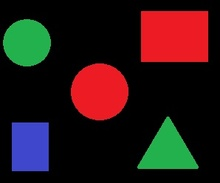
%> input picture objetos.jpg, 220 x 183 px, shrunk from 298 x 248 before the run
$ octave projeto_imagemfalsa.m   (GNU Octave 9; MATLAB toolbox functions it lacks are replaced by stand-ins)
%> lines starting %> are read from the running program, lines starting %| are printed output that depends on the picture; in (x1, y1, x2, y2) boxes, pixels count from 0 and x2, y2 are one past the last pixel; in counts of white or black regions, pixels touching at a corner belong together; the program's own positions count from 1
#Link do banco de imagens: https://drive.google.com/drive/folders/1rDLZ-VisC1gQUfksI0xvk5-2mKs7TYGn?usp=sharing#
close all
clear all
pkg load image
tic
for(cont=1:1)
  im = imread('C:\Users\Cauã Fonseca\PDI\Projeto\objetos.jpg');
%> im is the input picture: size 183x220x3 uint8; mean R, G, B 41.7, 23.1, 21.9
  figure('Name','Original')
  imshow(im)

  imMask = logical(zeros(size(im,1),size(im,2)));
  imR = im(:,:,1);
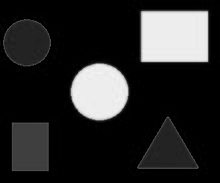
%> imR: size 183x220 uint8; min 0, max 247, mean 41.7
  imG = im(:,:,2);
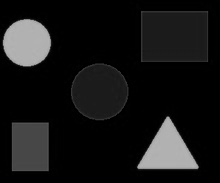
%> imG: size 183x220 uint8; min 0, max 183, mean 23.1
  imB = im(:,:,3);
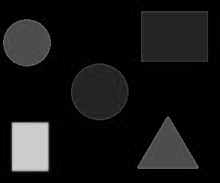
%> imB: size 183x220 uint8; min 0, max 211, mean 21.9

  for(i=1:size(im,1))
    for(j=1:size(im,2))
      if ((im(i,j,1)>126)||(im(i,j,2)>126)||(im(i,j,3)>126))
        imMask(i,j) = 1;
      end
    end
  end
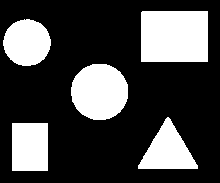
%> imMask: size 183x220 logical; 27.7% white; 5 white regions, box (x1, y1, x2, y2) and area: (141, 11, 208, 62) 3416, (71, 64, 128, 120) 2550, (3, 19, 51, 66) 1742, (12, 123, 48, 171) 1728, (138, 117, 198, 169) 1698

  figure('Name','Red')
  imshow(imR)
  figure('Name','Green')
  imshow(imG)
  figure('Name','Blue')
  imshow(imB)

  figure('Name','Máscara')
  imshow(imMask)

  imRotulada = uint8(imMask);

  qtdErros = 1;

  Rotulo = 2;

  for(i=2:size(imMask,1)-1)
    for(j=2:size(imMask,2)-1)
      if(imMask(i,j)==1)
        vizinhos = [imRotulada(i-1,j-1), imRotulada(i-1,j), imRotulada(i-1,j+1), imRotulada(i,j-1)];
        distintos = unique(vizinhos);
        k=1;
        erros = 0;

        for(l=1:size(distintos,2))
          if(distintos(1,l)!=0)
            erros(1,k) = distintos(1,l);
            k = k + 1;
          end
        end

        if(size(erros,2)>1)
          matrizErros(qtdErros,1) = erros(1,1);
          matrizErros(qtdErros,2) = erros(1,2);
          qtdErros++;
        end
        if(imRotulada(i-1,j-1)!=0)
          imRotulada(i,j) = imRotulada(i-1,j-1);
        elseif(imRotulada(i-1,j)!=0)
          imRotulada(i,j) = imRotulada(i-1,j);
        elseif(imRotulada(i-1,j+1)!=0)
          imRotulada(i,j) = imRotulada(i-1,j+1);
        elseif(imRotulada(i,j-1)!=0)
          imRotulada(i,j) = imRotulada(i,j-1);
        else
          imRotulada(i,j) = Rotulo;
          Rotulo++;
        end

      end
    end
  end
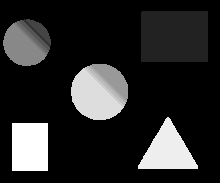
%> imRotulada: size 183x220 uint8; min 0, max 15, mean 2.45; drawn with min black and max white
%> after the loop, Rotulo = 16; distintos = [0 15]; erros = 15; k = 2; matrizErros = 894 rows, first 12: [3 5; 3 4; 3 4; 5 6; 3 5; 3 5; 3 5; 3 4; 3 4; 3 4; 6 7; 5 6]; qtdErros = 895; vizinhos = [15 15 0 15]

  matrizErros = unique(matrizErros,"rows");
%> matrizErros = [3 4; 3 5; 5 6; 6 7; 7 8; 9 10; 10 11; 11 12; 12 13]

  imFinal = imRotulada;

  for(i=1:size(matrizErros,1))
    imFinal(imFinal==matrizErros(i,1)) = matrizErros(i,2);
  end
%> this loop made 9 passes
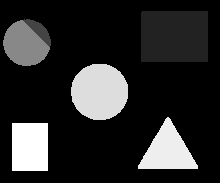
%> imFinal: size 183x220 uint8; 3.5% of pixels changed, all inside (x1, y1, x2, y2) = (14, 19, 128, 108); drawn with min black and max white

  qtdRegioes = size(unique(imFinal),1) - 1;
%> qtdRegioes = 6
  vRegiao = unique(imFinal);
%> vRegiao = [0; 2; 4; 8; 13; 14; 15]

  for(i=1:qtdRegioes)
    imFinal(imFinal==vRegiao(i+1,1)) = i;
    vRegiao(i+1,1) = i;
  end
%> this loop made 6 passes
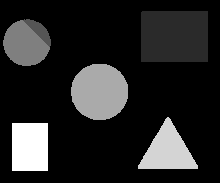
%> imFinal: size 183x220 uint8; min 0, max 6, mean 0.929; drawn with min black and max white
%> after the loop, vRegiao = [0; 1; 2; 3; 4; 5; 6]

  figure('Name',['Imagem Final com ',num2str(qtdRegioes),' objetos'])
  imshow(imFinal, [min(min(imFinal)) max(max(imFinal))])
  tic
##  caracteristicas = zeros(2,qtdRegioes);
##  circ = zeros(1,3);
##  quad = zeros(1,3);
##  tri = zeros(1,3);
##
##
##  %Coisa nova
##  for(r=1:qtdRegioes)
##    cimaI = 999;
##    baixoI = 0;
##    esquerdaJ = 999;
##    direitaJ = 0;
##    for(i=1:size(imFinal,1))
##      for(j=1:size(imFinal,2))
##        if(imFinal(i,j)==vRegiao(r+1,1))
##          if(i<cimaI)
##            cimaI = i;
##          end
##          if(i>baixoI)
##            baixoI = i;
##          end
##          if(j<esquerdaJ)
##            esquerdaJ = j;
##          end
##          if(j>direitaJ)
##            direitaJ = j;
##          end
##        end
##      end
##    end
##    for(i=1:baixoI-cimaI+1)
##      for(j=1:direitaJ-esquerdaJ+1)
##        objetoSeparado(i,j) = imFinal(cimaI+i-1,esquerdaJ+j-1);
##      end
##    end
##    figure('Name','Objeto separado')
##    imshow(objetoSeparado, [0 max(max(objetoSeparado))])
##    areaObjeto = 0;
##    perimetroObjeto = 0;
##
##    for i = 1:size(objetoSeparado, 1)
##      for j = 1:size(objetoSeparado, 2)
##        if (objetoSeparado(i, j) == vRegiao(r+1, 1))
##          areaObjeto = areaObjeto + 1;
##
##          if (i == 1 || i == size(objetoSeparado, 1) || j == 1 || j == size(objetoSeparado, 2) || objetoSeparado(i-1, j) == 0 || objetoSeparado(i+1, j) == 0 || objetoSeparado(i, j-1) == 0 || objetoSeparado(i, j+1) == 0)
##            perimetroObjeto = perimetroObjeto + 1;
##          endif
##        endif
##      endfor
##    endfor
##
##    largura = direitaJ - esquerdaJ + 1;
##    altura = baixoI - cimaI + 1;
##
##    areaBoundingBox = largura * altura;
##
##    razaoFrenteFundo = areaObjeto / areaBoundingBox;
##
##    if (razaoFrenteFundo > 0.90)
##        forma = 'Retangulo';
##        caracteristicas(1,r) = 2;
##
##    elseif (razaoFrenteFundo > 0.65)
##        forma = 'Circulo';
##        caracteristicas(1,r) = 1;
##
##    else
##        forma = 'Triangulo';
##        caracteristicas(1,r) = 3;
##    endif
##
##    somaR = 0; somaG = 0; somaB = 0;
##
##    for i = cimaI:baixoI
##      for j = esquerdaJ:direitaJ
##        if (imFinal(i, j) == vRegiao(r+1, 1))
##          somaR = somaR + double(im(i, j, 1));
##          somaG = somaG + double(im(i, j, 2));
##          somaB = somaB + double(im(i, j, 3));
##        endif
##      endfor
##    endfor
##
##    mediaR = somaR / areaObjeto;
##    mediaG = somaG / areaObjeto;
##    mediaB = somaB / areaObjeto;
##
##    cor = 'Indefinida';
##    if (mediaR > mediaG && mediaR > mediaB)
##      cor = 'Vermelho';
##      caracteristicas(2,r) = 1;
##    elseif (mediaG > mediaR && mediaG > mediaB)
##      cor = 'Verde';
##      caracteristicas(2,r) = 2;
##    elseif (mediaB > mediaR && mediaB > mediaG)
##      cor = 'Azul';
##      caracteristicas(2,r) = 3;
##    endif
##
##    nomeArquivo = ['objeto ', num2str(r), ' ', forma, ' ', cor];
##
##    imagemRecortadaColorida = im(cimaI:baixoI, esquerdaJ:direitaJ, :);
##
##    for i = 1:size(objetoSeparado, 1)
##      for j = 1:size(objetoSeparado, 2)
##        if (objetoSeparado(i, j) == 0)
##          imagemRecortadaColorida(i, j, 1) = 0;
##          imagemRecortadaColorida(i, j, 2) = 0;
##          imagemRecortadaColorida(i, j, 3) = 0;
##        endif
##      endfor
##    endfor
##    figure('Name', nomeArquivo);
##    imshow(imagemRecortadaColorida);
##  ##  imwrite(imagemRecortadaColorida, nomeArquivo);
##    size(objetoSeparado)
##    clear objetoSeparado
##  end
##  for(r=1:qtdRegioes);
##
##    if(caracteristicas(1,r)==1) %Circulo
##      if(caracteristicas(2,r)==1) %Vermelho
##        circ(1,1) += 1;
##      elseif(caracteristicas(2,r)==2) %Verde
##        circ(1,2) += 1;
##      else %Azul
##        circ(1,3) += 1;
##      endif
##
##    elseif(caracteristicas(1,r)==2) %Retangulo
##      if(caracteristicas(2,r)==1) %Vermelho
##        quad(1,1) +=1;
##      elseif(caracteristicas(2,r)==2) %Verde
##        quad(1,2) +=1;
##      else %Azul
##        quad(1,3) +=1;
##      endif
##    elseif (caracteristicas(1,r)==3)%Triangulo
##      if(caracteristicas(2,r)==1) %Vermelho
##          tri(1,1) += 1;
##        elseif(caracteristicas(2,r)==2) %Verde
##          tri(1,2) += 1;
##        else %Azul
##          tri(1,3) += 1;
##        endif
##
##    endif
##  endfor
##  fprintf("\n===== Resumo =====\n");
##
##  fprintf("Total de objetos : ", qtdRegioes);
##  fprintf("Circulos:\n");
##  fprintf("  Vermelhos: %d\n", circ(1,1));
##  fprintf("  Verdes   : %d\n", circ(1,2));
##  fprintf("  Azuis    : %d\n\n", circ(1,3));
##
##  fprintf("Retangulos:\n");
##  fprintf("  Vermelhos: %d\n", quad(1,1));
##  fprintf("  Verdes   : %d\n", quad(1,2));
##  fprintf("  Azuis    : %d\n\n", quad(1,3));
##
##  fprintf("Triangulos:\n");
##  fprintf("  Vermelhos: %d\n", tri(1,1));
##  fprintf("  Verdes   : %d\n", tri(1,2));
##  fprintf("  Azuis    : %d\n", tri(1,3));
endfor
toc
